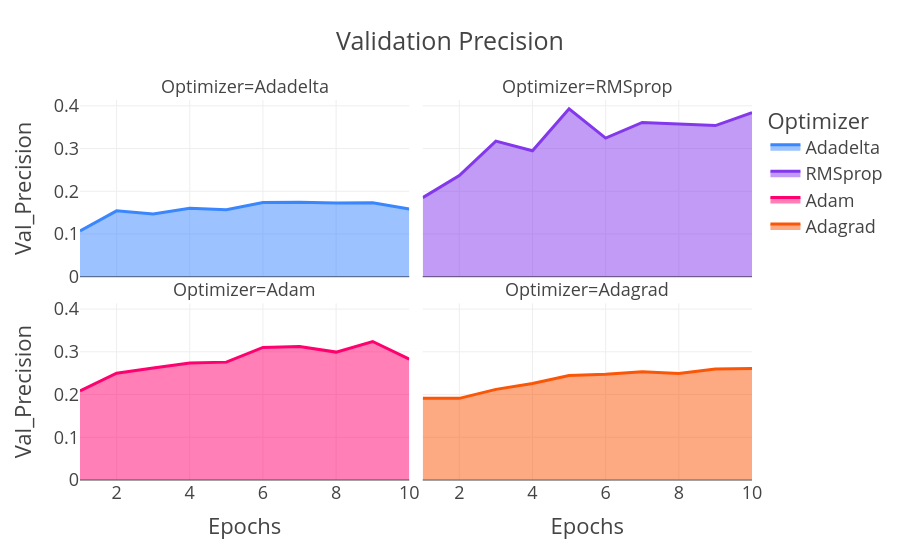

Notebook code for this chart:
### Code cell
scatterplot = px.area(
    data_frame=opt,
    x="Epochs",
    y="Val_Precision",
    color="Optimizer",                                              
    color_discrete_sequence=["#3a86ff", "#8338ec", "#ff006e", "#fb5607"],   
    facet_col='Optimizer',      
    facet_col_wrap=2,           
    title='Validation Precision',          
    #width=500,                  
    #height=500,                
    template='presentation',    
)
pyo.iplot(scatterplot, filename = 'Opt_val_prec')

### Figure 1 — Plotly figure (JSON) as saved in the notebook; plotly's stock layout.template omitted (floating-point values rounded to 4 significant figures)
{"data": [{"fillpattern": {"shape": ""}, "hovertemplate": "Optimizer=Adadelta<br>Epochs=%{x}<br>Val_Precision=%{y}<extra></extra>", "legendgroup": "Adadelta", "line": {"color": "#3a86ff"}, "marker": {"symbol": "circle"}, "mode": "lines", "name": "Adadelta", "orientation": "v", "showlegend": true, "stackgroup": "1", "type": "scatter", "x": [6, 8, 10, 9, 3, 4, 7, 1, 2, 5], "xaxis": "x3", "y": [0.1735, 0.1723, 0.1585, 0.173, 0.147, 0.16, 0.1741, 0.1073, 0.1541, 0.1567], "yaxis": "y3"}, {"fillpattern": {"shape": ""}, "hovertemplate": "Optimizer=RMSprop<br>Epochs=%{x}<br>Val_Precision=%{y}<extra></extra>", "legendgroup": "RMSprop", "line": {"color": "#8338ec"}, "marker": {"symbol": "circle"}, "mode": "lines", "name": "RMSprop", "orientation": "v", "showlegend": true, "stackgroup": "1", "type": "scatter", "x": [9, 5, 8, 10, 3, 2, 1, 6, 4, 7], "xaxis": "x4", "y": [0.3536, 0.3929, 0.358, 0.3841, 0.3172, 0.2368, 0.185, 0.3244, 0.2947, 0.3611], "yaxis": "y4"}, {"fillpattern": {"shape": ""}, "hovertemplate": "Optimizer=Adam<br>Epochs=%{x}<br>Val_Precision=%{y}<extra></extra>", "legendgroup": "Adam", "line": {"color": "#ff006e"}, "marker": {"symbol": "circle"}, "mode": "lines", "name": "Adam", "orientation": "v", "showlegend": true, "stackgroup": "1", "type": "scatter", "x": [2, 1, 10, 4, 8, 3, 9, 5, 6, 7], "xaxis": "x", "y": [0.2501, 0.2085, 0.2829, 0.274, 0.2993, 0.2621, 0.3242, 0.2759, 0.3104, 0.3127], "yaxis": "y"}, {"fillpattern": {"shape": ""}, "hovertemplate": "Optimizer=Adagrad<br>Epochs=%{x}<br>Val_Precision=%{y}<extra></extra>", "legendgroup": "Adagrad", "line": {"color": "#fb5607"}, "marker": {"symbol": "circle"}, "mode": "lines", "name": "Adagrad", "orientation": "v", "showlegend": true, "stackgroup": "1", "type": "scatter", "x": [7, 4, 8, 5, 10, 1, 2, 6, 3, 9], "xaxis": "x2", "y": [0.2532, 0.2259, 0.2491, 0.2445, 0.2608, 0.1915, 0.1911, 0.2477, 0.2121, 0.26], "yaxis": "y2"}], "layout": {"annotations": [{"showarrow": false, "text": "Optimizer=Adam", "x": 0.245, "xanchor": "center", "xref": "paper", "y": 0.465, "yanchor": "bottom", "yref": "paper"}, {"showarrow": false, "text": "Optimizer=Adagrad", "x": 0.755, "xanchor": "center", "xref": "paper", "y": 0.465, "yanchor": "bottom", "yref": "paper"}, {"showarrow": false, "text": "Optimizer=Adadelta", "x": 0.245, "xanchor": "center", "xref": "paper", "y": 1.0, "yanchor": "bottom", "yref": "paper"}, {"showarrow": false, "text": "Optimizer=RMSprop", "x": 0.755, "xanchor": "center", "xref": "paper", "y": 1.0, "yanchor": "bottom", "yref": "paper"}], "legend": {"title": {"text": "Optimizer"}, "tracegroupgap": 0}, "title": {"text": "Validation Precision"}, "xaxis": {"anchor": "y", "domain": [0, 0.49], "title": {"text": "Epochs"}}, "xaxis2": {"anchor": "y2", "domain": [0.51, 1], "matches": "x", "title": {"text": "Epochs"}}, "xaxis3": {"anchor": "y3", "domain": [0, 0.49], "matches": "x", "showticklabels": false}, "xaxis4": {"anchor": "y4", "domain": [0.51, 1], "matches": "x", "showticklabels": false}, "yaxis": {"anchor": "x", "domain": [0, 0.465], "title": {"text": "Val_Precision"}}, "yaxis2": {"anchor": "x2", "domain": [0, 0.465], "matches": "y", "showticklabels": false}, "yaxis3": {"anchor": "x3", "domain": [0.535, 1.0], "matches": "y", "title": {"text": "Val_Precision"}}, "yaxis4": {"anchor": "x4", "domain": [0.535, 1.0], "matches": "y", "showticklabels": false}}}
